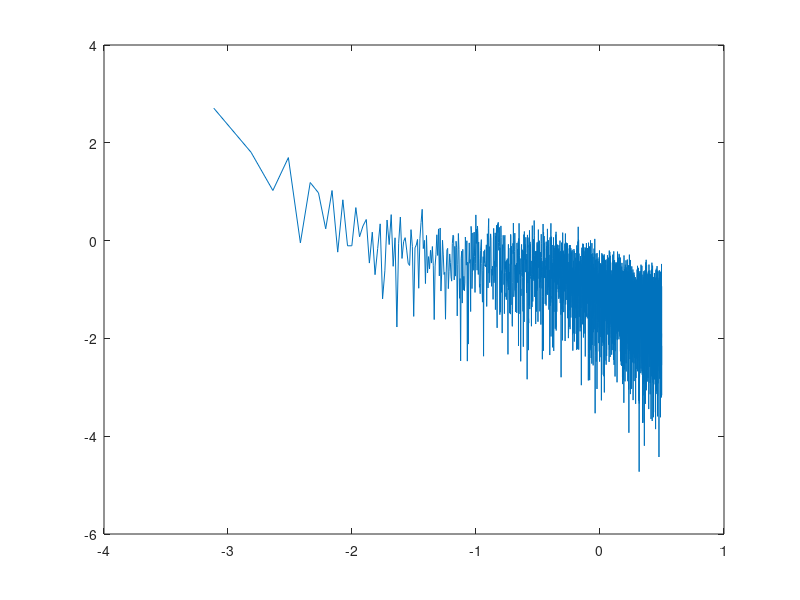

Here is the MATLAB script that generated this plot:
clear; close all; clc;


T = 1000; N = 5000; dt = T/N;
X = zeros(1,N);
theta = 2;
mu = 0;
sigma = 1;

for t = 1:N-1
    dW = sqrt(dt)*randn();
    X(t+1) = X(t) + theta*(mu - X(t))*dt + sigma*dW;
end

Z = exp(X);

% v_parzen = parzenwin(length(X));
[pxx,f] = periodogram(Z,'onesided')
% subplot(1,2,1),plot(0:dt:T-dt,Z)
% subplot(1,2,2),plot(log10(f),log10(pxx))
% xlim([-4,max(f)])
plot(log10(f),log10(pxx))
logf = log10(f);
logpxx = log10(pxx);

plot(logf,logpxx)
P = polyfit(logf,logpxx,1)


